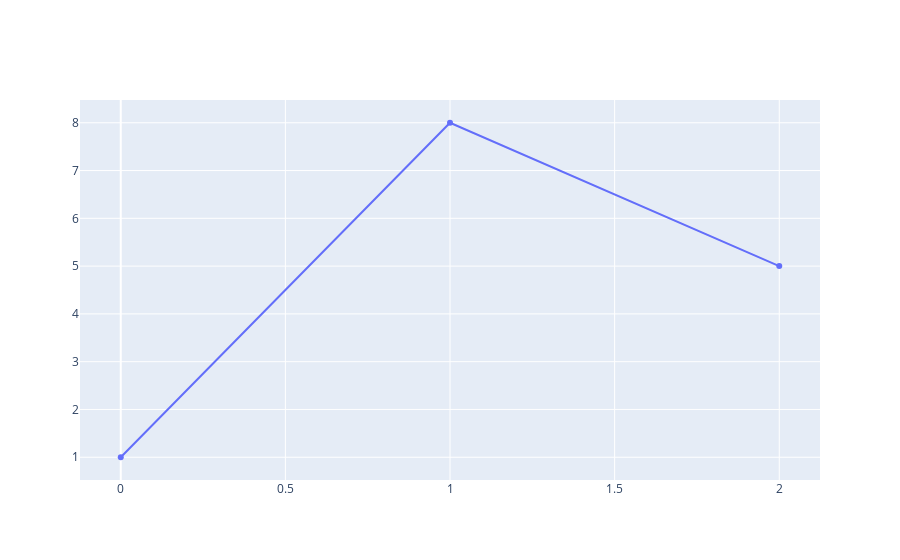

The code cell stored with this chart in its notebook:
### Markdown cell above
> Press shift + enter on the cell above.  
> Then press shift + enter on the cell below to plot.

> To see how this works, change the numbers in `values` to update the plot just by changing the argument.

### Code cell
values = [1, 8, 5]

plot(values)

### Figure 1 — Plotly figure (JSON) as saved in the notebook; plotly's stock layout.template omitted (floating-point values rounded to 4 significant figures)
{"data": [{"type": "scatter", "y": [1, 8, 5]}], "layout": {"autosize": true, "xaxis": {"autorange": true, "range": [-0.1226, 2.123]}, "yaxis": {"autorange": true, "range": [0.4873, 8.513], "type": "linear"}}}
